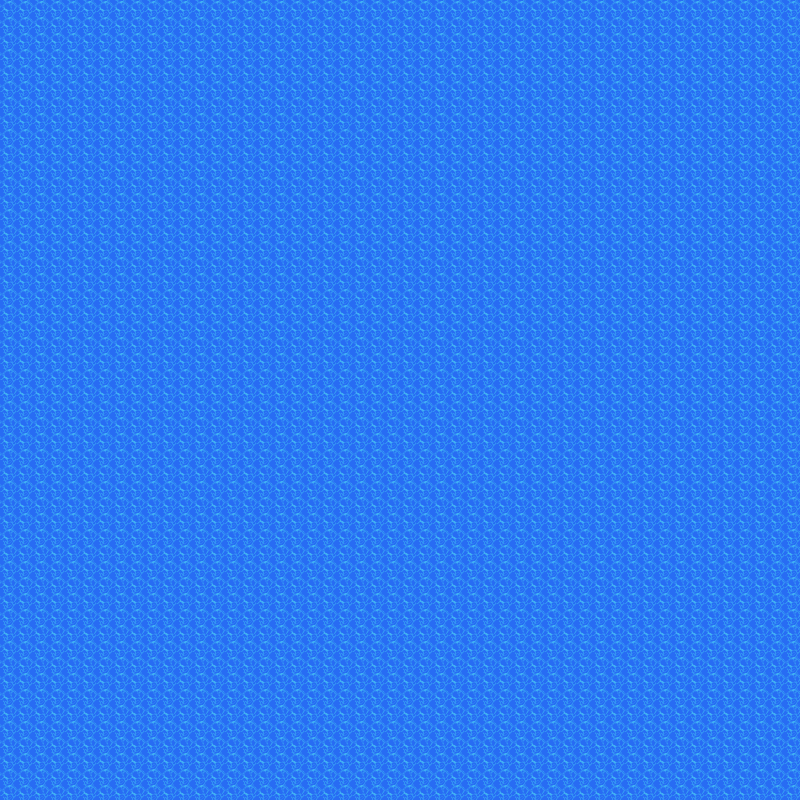

Below is a game level as drawn by its tile map, then a one-line description and the .tmx that defines it (tile-layer data replaced by summaries):
An orthogonal 50x50 tile map with 16x16 px tiles, 2 tile layers (eau, Calque de Tuiles 1).

<map version="1.10" tiledversion="1.11.2" orientation="orthogonal" renderorder="right-down" width="50" height="50" tilewidth="16" tileheight="16" infinite="0" nextlayerid="3" nextobjectid="1">
 <tileset firstgid="1" source="tileset/tileset_pokemon_sdk.tsx" />
 <layer id="2" name="eau" width="50" height="50">
  <data>[2500 cells, 2500 non-empty, 1 distinct tile ids]</data>
 </layer>
 <layer id="1" name="Calque de Tuiles 1" width="50" height="50">
  <data>[2500 cells, 0 non-empty, 0 distinct tile ids]</data>
 </layer>
</map>
